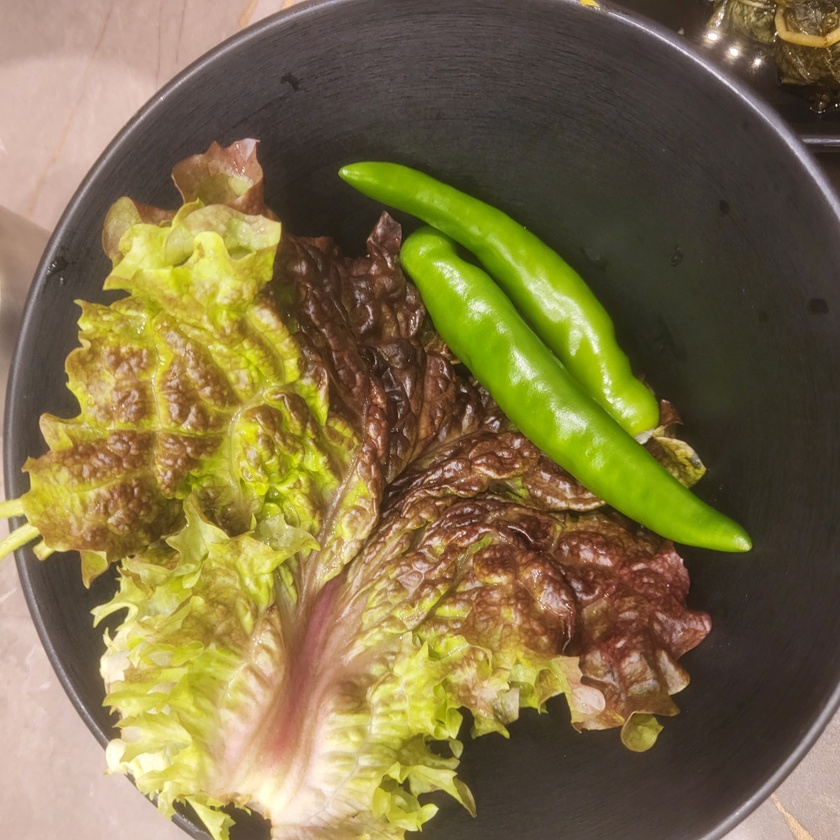
#> input picture scripts/asset/이조갈비/img_001.jpeg, 840 x 840 px, shrunk from 2992 x 2992 before the run; its folder holds only this picture in this run
$ python organize_media.py
#> lines starting #> are read from the running program, lines starting #| are printed output that depends on the picture
import os
import glob
from PIL import Image, ImageOps
from PIL.ExifTags import TAGS

def get_exif_datetime(filepath):
    try:
        img = Image.open(filepath)
        exif = img._getexif()
        if exif:
            for tag, value in exif.items():
                decoded = TAGS.get(tag, tag)
                if decoded == "DateTimeOriginal":
                    return value
    except Exception:
        pass
    return None

def organize_media(folder_path):
#> called with folder_path = 'asset/이조갈비'
    print(f"[{folder_path}] 미디어 정리 시작...")

    # 1. 이미지 처리
    images = glob.glob(os.path.join(folder_path, '*.jpeg')) + \
             glob.glob(os.path.join(folder_path, '*.jpg')) + \
             glob.glob(os.path.join(folder_path, '*.png'))

    img_data = []
    for filepath in images:
        # EXIF 회전 교정
        try:
            img = Image.open(filepath)
#> img is the input picture: PIL image 840x840 RGB; mean R, G, B 127.2, 112, 71
            img_fixed = ImageOps.exif_transpose(img)
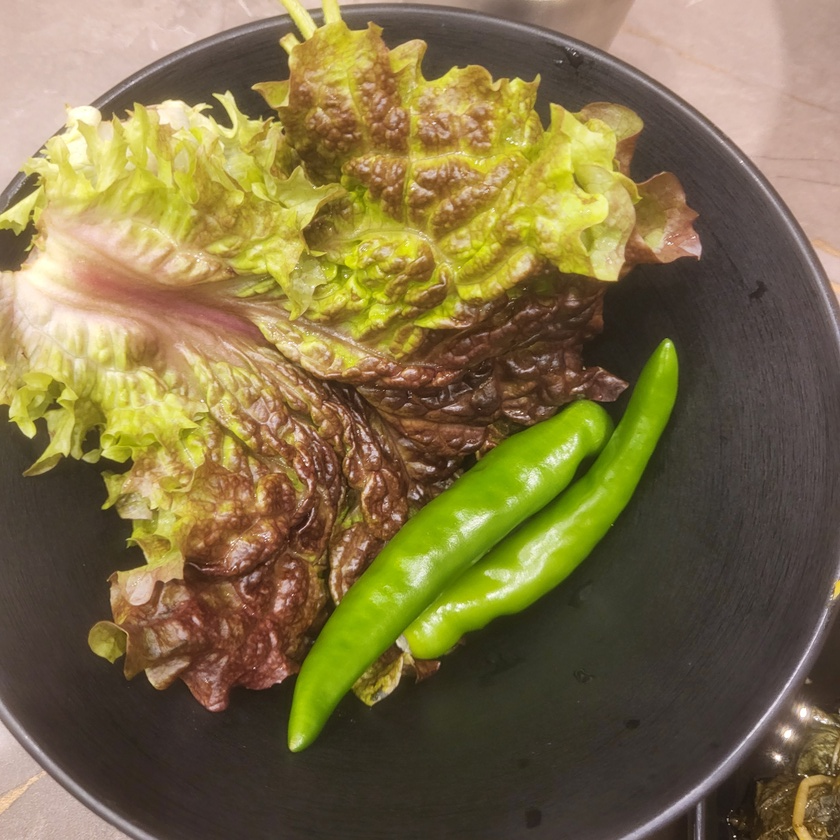
#> img_fixed: PIL image 840x840 RGB; mean R, G, B 127.2, 112, 71
            if img != img_fixed:
                img_fixed.save(filepath, quality=95)
                print(f"🔄 회전 교정됨: {os.path.basename(filepath)}")
        except Exception:
            pass

        # 날짜 추출
        dt = get_exif_datetime(filepath)
        mtime = os.path.getmtime(filepath)
        img_data.append({
            'path': filepath,
            'exif_dt': dt or "",
            'mtime': mtime
        })

    # EXIF 시간, 그 다음 수정 시간 기준으로 정렬
    img_data.sort(key=lambda x: (x['exif_dt'], x['mtime']))

    # 파일명 일괄 정리 전에 임시 이름으로 변경 (충돌 방지)
    for i, data in enumerate(img_data):
        ext = os.path.splitext(data['path'])[1].lower()
        if ext == '.jpg': ext = '.jpeg'
        temp_path = os.path.join(folder_path, f"temp_img_{i:03d}{ext}")
        os.rename(data['path'], temp_path)
        data['path'] = temp_path

    # 최종 이름으로 변경
    for i, data in enumerate(img_data):
        ext = os.path.splitext(data['path'])[1].lower()
        new_name = f"img_{i+1:03d}{ext}"
        new_path = os.path.join(folder_path, new_name)
        os.rename(data['path'], new_path)
        print(f"📸 {new_name} 정렬 완료")

    # 2. 동영상 처리
    videos = glob.glob(os.path.join(folder_path, '*.mp4')) + \
             glob.glob(os.path.join(folder_path, '*.mov'))

    # test_desktop.mp4 제외
    videos = [v for v in videos if "test_desktop" not in os.path.basename(v)]

    vid_data = []
    for filepath in videos:
        vid_data.append({
            'path': filepath,
            'mtime': os.path.getmtime(filepath)
        })

    vid_data.sort(key=lambda x: x['mtime'])

    for i, data in enumerate(vid_data):
        ext = os.path.splitext(data['path'])[1].lower()
        temp_path = os.path.join(folder_path, f"temp_vid_{i:03d}{ext}")
        os.rename(data['path'], temp_path)
        data['path'] = temp_path

    for i, data in enumerate(vid_data):
        ext = os.path.splitext(data['path'])[1].lower()
        new_name = f"vid_{i+1:03d}{ext}"
        new_path = os.path.join(folder_path, new_name)
        os.rename(data['path'], new_path)
        print(f"🎬 {new_name} 정렬 완료")

if __name__ == "__main__":
    organize_media("asset/이조갈비")

$ run again, on scripts/asset/이조갈비/img_002.jpeg
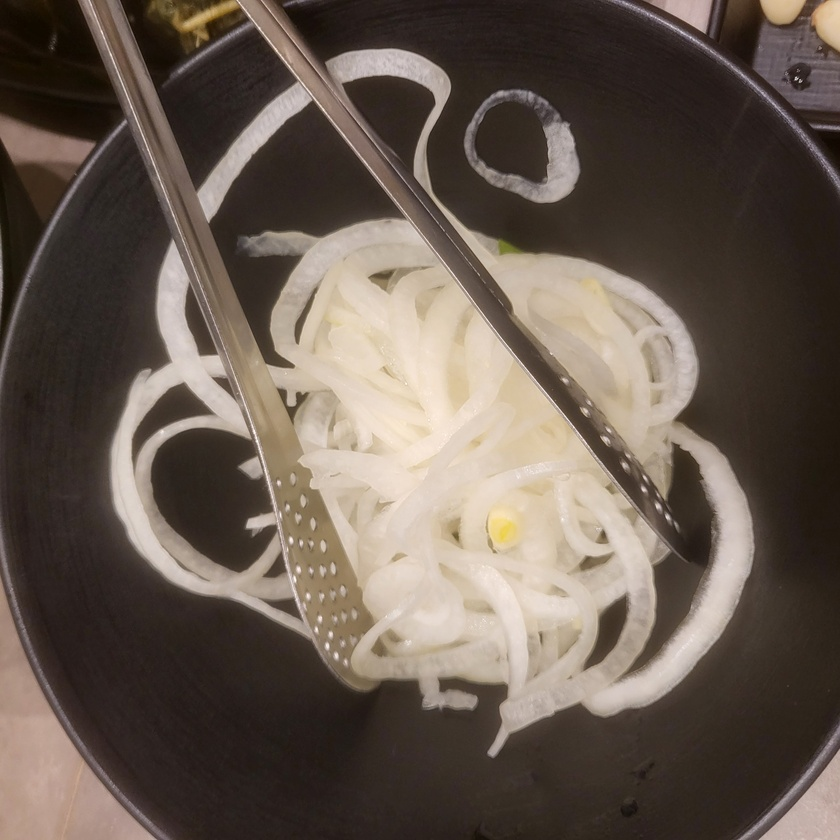
#> input picture scripts/asset/이조갈비/img_002.jpeg, 840 x 840 px, shrunk from 2992 x 2992 before the run
#> in organize_media, img is the input picture: PIL image 840x840 RGB; mean R, G, B 103.2, 90.4, 80.4
#> in organize_media, `img_fixed = ImageOps.exif_transpose(img)`:
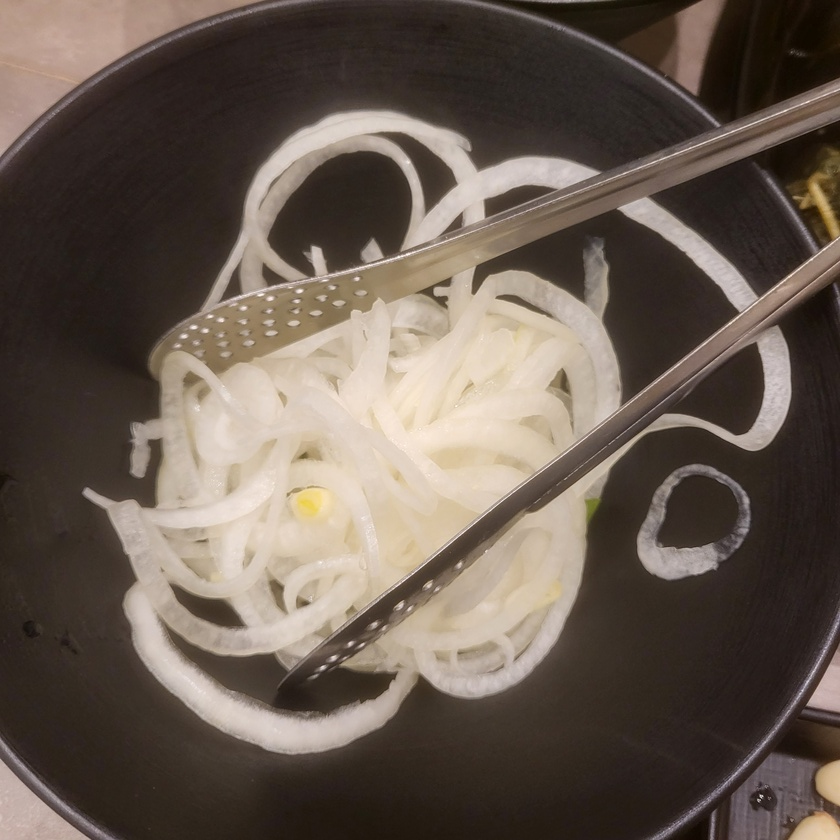
#> img_fixed: PIL image 840x840 RGB; mean R, G, B 103.2, 90.4, 80.4
